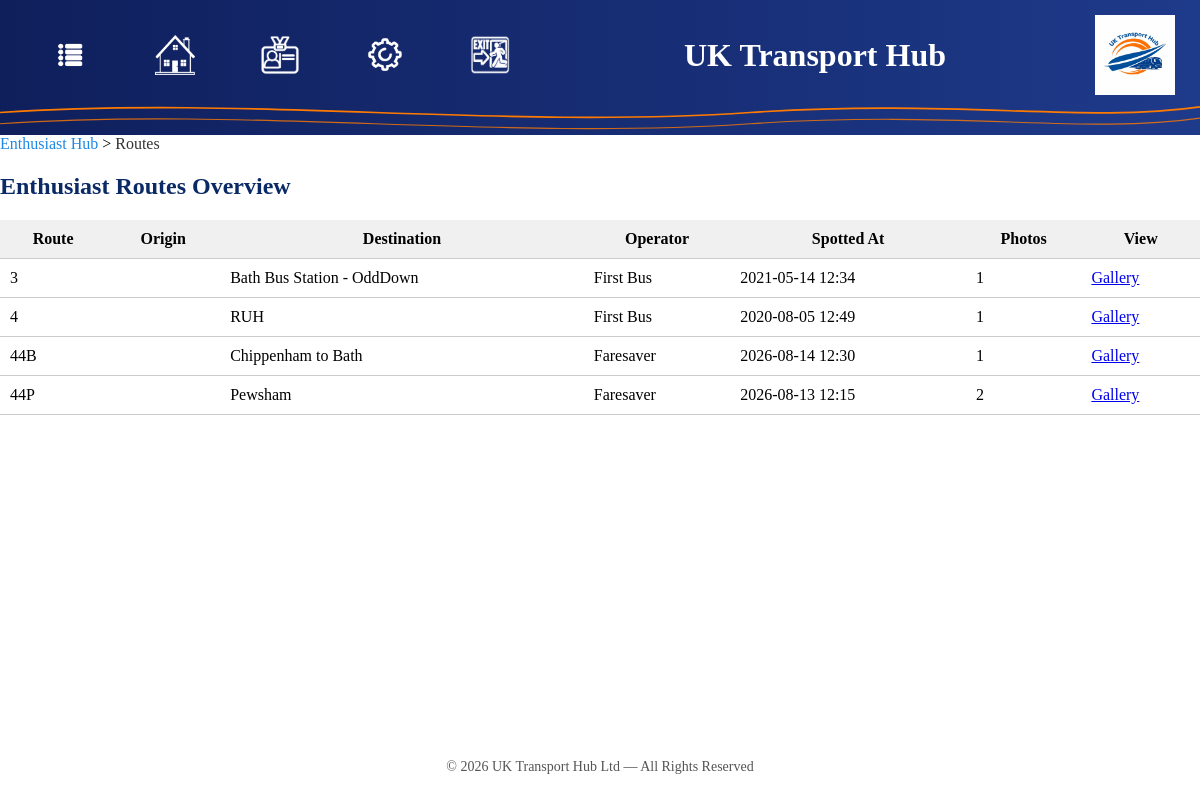
Page /enthusiast/routes (signed in) on the committed database.
### database.py (models this page shows)
class Enthusiast(db.Model):
    __tablename__ = "enthusiasts"
    id = db.Column(db.Integer, primary_key=True)
    username = db.Column(db.String(50), nullable=False)
    operator = db.Column(db.String(100))          # e.g. First Bus, Stagecoach
    vehicle_number = db.Column(db.String(50))     # fleet number
    registration = db.Column(db.String(20))       # license plate
    make_model = db.Column(db.String(100))        # e.g. Volvo B7TL, Plaxton Panther
    depot = db.Column(db.String(100))             # depot or garage
    route_number = db.Column(db.String(20))       # service route
    route_destination = db.Column(db.String(200)) # Route Destination
    notes = db.Column(db.Text)                    # enthusiast notes (rare find, livery, etc.)
    created_at = db.Column(db.DateTime, default=datetime.utcnow)
    spotted_at = db.Column(db.DateTime, default=datetime.utcnow)
    photos_uploaded = db.Column(db.Integer, default=0)

### app.py (the view)
@app.route("/enthusiast/routes")
def enthusiast_routes():
    routes = Enthusiast.query.order_by(Enthusiast.route_number.asc()).all()
    return render_template("routes.html", routes=routes)

### app.py (called while the page is built)
@login_manager.user_loader
def load_user(user_id):
    return db.session.get(User, int(user_id))

def load_maintenance_state():
    try:
        if os.path.exists(STATE_FILE):
            with open(STATE_FILE, "r") as f:
                data = json.load(f)
                return data.get("maintenance_mode", False)
    except Exception as e:
        app.logger.error(f"Error loading maintenance state: {e}")
    return False

@app.before_request
def store_last_page():
    if request.method == "GET":
        if request.path != "/settings":
            session["last_page"] = request.path

@app.context_processor
def inject_home_target():
    user_id = session.get("user_id")
    if not user_id:
        return dict(
            home_target="login",
            user_roles=[]
        )
    user = db.session.get(User, user_id)
    if not user:
        return dict(
            home_target="login",
            user_roles=[]
        )
    if user.role_driver:
        home = "driver_dashboard"
    elif user.role_enthusiast:
        home = "enthusiast_dashboard"
    else:
        home = "enthusiast_dashboard"
    return dict(
        home_target=home,
        user_roles=get_all_roles(user)
    )

def get_all_roles(user):
    if not user.is_authenticated:
        return []
    roles = []
    if current_user.role_superadmin:
        roles.append("Superadmin")
    if current_user.role_admin:
        roles.append("Admin")
    if user.role_driver:
        roles.append("Driver")
    if user.role_enthusiast:
        roles.append("Enthusiast")
    return roles

### templates/routes.html (shortened to what this page needs)
{% extends "base.html" %}
{% block content %}
<div class="breadcrumbs">
    <a href="{{ url_for('enthusiast_hub') }}">Enthusiast Hub</a> >
    <span>Routes</span>
</div>
<h2>Enthusiast Routes Overview</h2>
<table class="routes-table">
    <tr>
        <th>Route</th>
        <th>Origin</th>
        <th>Destination</th>
        <th>Operator</th>
        <th>Spotted At</th>
        <th>Photos</th>
        <th>View</th>
    </tr>
    {% for r in routes %}
    <tr>
        <td>{{ r.route_number }}</td>
        <td>{{ r.route_origin }}</td>
        <td>{{ r.route_destination }}</td>
        <td>{{ r.operator }}</td>
        <td>{{ r.spotted_at.strftime('%Y-%m-%d %H:%M') }}</td>
        <td>{{ r.photos_uploaded }}</td>
        <td>
            <a href="{{ url_for('enthusiast_gallery') }}">Gallery</a>
        </td>
    </tr>
    {% endfor %}
</table>
{% endblock %}

### static/style.css (style rules this page uses)
html, body { height: 100%; margin: 0; }
body { display: flex; flex-direction: column; }
:root { --hub-blue: #0A2A66; --hub-blue-dark: #061B44; --hub-grey: #f5f5f5; --hub-text: #333; }
h2, h3, h4 { color: var(--hub-blue); font-weight: 700; }

### templates/routes.html (style rules this page uses)
.routes-table { width: 100%; border-collapse: collapse; }
.routes-table th, .routes-table td { padding: 10px; border-bottom: 1px solid #ccc; }
.routes-table th { background: #f0f0f0; }
.breadcrumbs { margin-bottom: 20px; font-size: 16px; }
.breadcrumbs a { color: #1E88E5; text-decoration: none; }
.breadcrumbs span { color: #333; }

### rows in the picture
Enthusiast: route_number "3", route_destination "Bath Bus Station - OddDown", operator "First Bus", spotted_at "2021-05-14 12:34", photos_uploaded "1"
Enthusiast: route_number "4", route_destination "RUH", operator "First Bus", spotted_at "2020-08-05 12:49", photos_uploaded "1"
Enthusiast: route_number "44B", route_destination "Chippenham to Bath", operator "Faresaver", spotted_at "2026-08-14 12:30", photos_uploaded "1"
Enthusiast: route_number "44P", route_destination "Pewsham", operator "Faresaver", spotted_at "2026-08-13 12:15", photos_uploaded "2"

### other values in the picture
{{ page_title if page_title else "UK Transport Hub" }} "UK Transport Hub"
